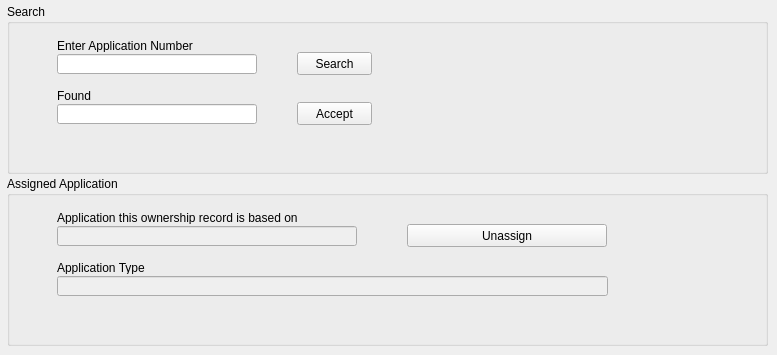
   <widget class="QWidget" name="application_tab">
    <attribute name="title">
     <string>Application</string>
    </attribute>
    <widget class="QGroupBox" name="application_groupbox">
     <property name="geometry">
      <rect>
       <x>7</x>
       <y>4</y>
       <width>761</width>
       <height>170</height>
      </rect>
     </property>
     <property name="title">
      <string>Search</string>
     </property>
     <widget class="QLabel" name="label_27">
      <property name="geometry">
       <rect>
        <x>50</x>
        <y>35</y>
        <width>200</width>
        <height>13</height>
       </rect>
      </property>
      <property name="text">
       <string>Enter Application Number</string>
      </property>
     </widget>
     <widget class="QLineEdit" name="enter_application_edit">
      <property name="geometry">
       <rect>
        <x>50</x>
        <y>50</y>
        <width>200</width>
        <height>20</height>
       </rect>
      </property>
     </widget>
     <widget class="QLineEdit" name="found_edit">
      <property name="geometry">
       <rect>
        <x>50</x>
        <y>100</y>
        <width>200</width>
        <height>20</height>
       </rect>
      </property>
     </widget>
     <widget class="QLabel" name="label_30">
      <property name="geometry">
       <rect>
        <x>50</x>
        <y>85</y>
        <width>200</width>
        <height>13</height>
       </rect>
      </property>
      <property name="text">
       <string>Found</string>
      </property>
     </widget>
     <widget class="QPushButton" name="search_button">
      <property name="geometry">
       <rect>
        <x>290</x>
        <y>48</y>
        <width>75</width>
        <height>23</height>
       </rect>
      </property>
      <property name="text">
       <string>Search</string>
      </property>
     </widget>
     <widget class="QPushButton" name="accept_button">
      <property name="geometry">
       <rect>
        <x>290</x>
        <y>98</y>
        <width>75</width>
        <height>23</height>
       </rect>
      </property>
      <property name="text">
       <string>Accept</string>
      </property>
     </widget>
    </widget>
    <widget class="QGroupBox" name="groupBox_12">
     <property name="geometry">
      <rect>
       <x>7</x>
       <y>176</y>
       <width>761</width>
       <height>170</height>
      </rect>
     </property>
     <property name="title">
      <string>Assigned Application</string>
     </property>
     <widget class="QLabel" name="label_32">
      <property name="geometry">
       <rect>
        <x>50</x>
        <y>35</y>
        <width>330</width>
        <height>13</height>
       </rect>
      </property>
      <property name="text">
       <string>Application this ownership record is based on</string>
      </property>
     </widget>
     <widget class="QLineEdit" name="application_based_edit">
      <property name="enabled">
       <bool>false</bool>
      </property>
      <property name="geometry">
       <rect>
        <x>50</x>
        <y>50</y>
        <width>300</width>
        <height>20</height>
       </rect>
      </property>
     </widget>
     <widget class="QLineEdit" name="application_type_edit">
      <property name="enabled">
       <bool>false</bool>
      </property>
      <property name="geometry">
       <rect>
        <x>50</x>
        <y>100</y>
        <width>551</width>
        <height>20</height>
       </rect>
      </property>
     </widget>
     <widget class="QLabel" name="label_33">
      <property name="geometry">
       <rect>
        <x>50</x>
        <y>85</y>
        <width>330</width>
        <height>13</height>
       </rect>
      </property>
      <property name="text">
       <string>Application Type</string>
      </property>
     </widget>
     <widget class="QPushButton" name="unassign_button">
      <property name="geometry">
       <rect>
        <x>400</x>
        <y>48</y>
        <width>200</width>
        <height>23</height>
       </rect>
      </property>
      <property name="text">
       <string>Unassign</string>
      </property>
     </widget>
    </widget>
   </widget>
